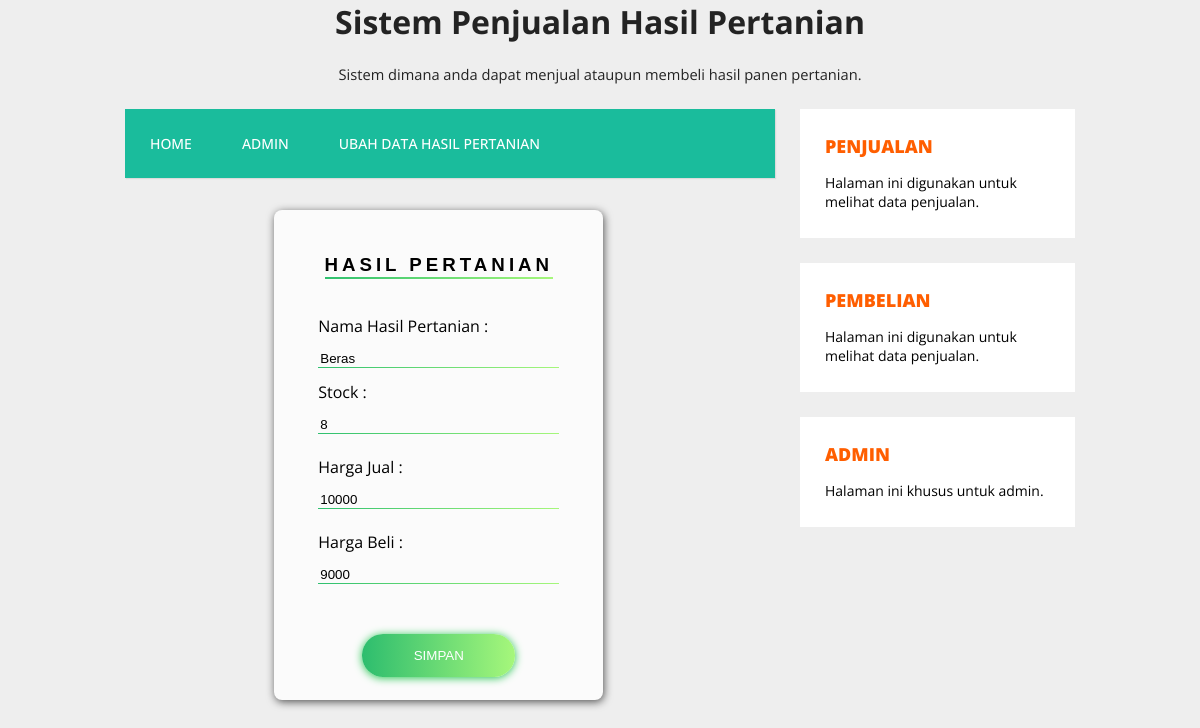
Screenshot of /edit.php?id_barang=1 (signed in) with the database file from the repository.
### tables this page shows
CREATE TABLE `barang` (
  `id_barang` int(3) NOT NULL,
  `nama_barang` varchar(50) NOT NULL,
  `stock` int(20) NOT NULL,
  `harga_jual` int(10) NOT NULL,
  `harga_beli` int(10) NOT NULL
);

### edit.php (the view, shortened to what this page needs)
<?php
include_once("config.php");
?>
<?php
if(isset($_GET['id_barang'])){
$id_barang = $_GET['id_barang'];
$result = mysqli_query($mysqli, "SELECT * FROM barang WHERE id_barang='$id_barang'") or die(mysqli_error($mysqli));
			if(mysqli_num_rows($result) == 0){
				echo '<div class="alert alert-warning">ID tidak ada dalam database.</div>';
				exit();
			}else{
				$user_data = mysqli_fetch_assoc($result);
			}
		}
?>
<html>
<head>
    <link rel="stylesheet" href="style.css" />
</head>
<body>
<header>
    <h1>Sistem Penjualan Hasil Pertanian</h1>
    <p class="deskripsi">Sistem dimana anda dapat menjual ataupun membeli hasil panen pertanian.</p>
 </header>
<div class="wrap">
 <nav class="menu">
 <ul>
      <li><a href="index.php">Home</a></li>
      <li><a href="admin.php">Admin</a></li>
      <li><a href="edit.php">Ubah Data Hasil Pertanian</a></li>
    </ul>
 </nav>
<aside class="sidebar">
 <div class="widget">
    <h2><a href="penjualan.php" id="judul">Penjualan</a></h2>
    <p>Halaman ini digunakan untuk melihat data penjualan.</p>
 </div>
 <div class="widget">
    <h2><a href="pembelian.php" id="judul">Pembelian</a></h2>
    <p>Halaman ini digunakan untuk melihat data penjualan.</p>
 </div>
 <div class="widget">
    <h2><a href="admin.php" id="judul">Admin</a></h2>
    <p>Halaman ini khusus untuk admin.</p>
 </div>
 </aside>
 <div class="konten">
 <div id="card">
    <div id="card-content">
      <div id="card-title">
        <h3>HASIL PERTANIAN</h3>
        <div class="underline-title"></div>
      </div>
      <form method="post" action="" class="form">
        <label for="user-nama_barang" style="padding-top:13px">
            Nama Hasil Pertanian :
          </label>
        <input id="user-nama_barang" class="form-content" type="text" name="nama_barang" value="<?php echo $user_data['nama_barang']; ?>" autocomplete="on" required />
        <div class="form-border"></div>
        <label for="user-stock" style="padding-top:13px">
            Stock :
          </label>
        <input id="user-stock" class="form-content" type="int" name="stock" value="<?php echo $user_data['stock']; ?>" autocomplete="on" required />
        <div class="form-border"></div>
        <label for="user-harga_jual" style="padding-top:22px">Harga Jual :
          </label>
        <input id="user-harga_jual" class="form-content" type="int" name="harga_jual" value="<?php echo $user_data['harga_jual']; ?>" autocomplete="on" required />
        <div class="form-border"></div>
        <label for="user-harga_beli" style="padding-top:22px">Harga Beli :
          </label>
        <input id="user-harga_beli" class="form-content" type="int" name="harga_beli" value="<?php echo $user_data['harga_beli']; ?>" autocomplete="on" required />
        <div class="form-border"></div>
        <input id="submit-btn" type="submit" name="edit" value="SIMPAN" />
      </form>
    </div>
  </div>
</body>
</html>

### style.css (style rules this page uses)
body { background: #eee; margin:0; font-family: 'Open Sans', sans-serif; }
header { text-align: center; color: #232323; }
header .deskripsi { font-size: 11pt; }
.wrap { width: 950px; margin:25px auto; }
nav.menu ul { overflow:hidden; color:#fff; list-style: none; float:left; padding:0; width: 650px; margin:0 0 0; background: #1abc9c; -webkit-box-shadow: 1px 1px 1px 0px rgba(204,204,204,0.55); -moz-box-shadow: 1px 1px 1px 0px rgba(204,204,204,0.55); box-shadow: 1px 1px 1px 0px rgba(204,204,204,0.55); }
nav.menu ul li { margin:0; float:left; }
nav.menu ul a { padding:25px; display:block; font-weight:500; font-size: 14px; color:#fff; text-transform: uppercase; transition: all 0.5s ease; text-decoration: none; }
.sidebar { float:right; width:275px; }
.sidebar .widget { padding:25px; margin:0 0 25px; background:#fff; border-bottom: 2px solid #fff; transition: all 0.5s ease; }
.sidebar .widget h2 { padding:0; margin:0 0 15px; font-size: 18px; font-weight:800; text-transform: uppercase; }
#judul { text-decoration: none; color:#ff5e00; }
.sidebar .widget p { font-size: 14px; }
.sidebar .widget p:last-child { margin:0; }

### edit.php (style rules this page uses)
.konten { float: center; width: 65%; padding: 5px; }
#card { background: #fbfbfb; border-radius: 8px; box-shadow: 1px 2px 8px rgba(0, 0, 0, 0.65); height: 490px; margin: 6rem auto 8.1rem auto; width: 329px; }
#card-content { padding: 12px 44px; }
#card-title { font-family: "Raleway Thin", sans-serif; letter-spacing: 4px; padding-bottom: 23px; padding-top: 13px; text-align: center; }
#submit-btn { background: -webkit-linear-gradient(right, #a6f77b, #2dbd6e); border: none; border-radius: 21px; box-shadow: 0px 1px 8px #24c64f; cursor: pointer; color: white; font-family: "Raleway SemiBold", sans-serif; height: 42.3px; margin: 0 auto; margin-top: 50px; transition: 0.25s; width: 153px; }
.form { align-items: left; display: flex; flex-direction: column; }
.form-border { background: -webkit-linear-gradient(right, #a6f77b, #2ec06f); height: 1px; width: 100%; }
.form-content { background: #fbfbfb; border: none; outline: none; padding-top: 14px; }
.underline-title { background: -webkit-linear-gradient(right, #a6f77b, #2ec06f); height: 2px; margin: -1.1rem auto 0 auto; width: 228px; }

### rows the page displays
barang: nama_barang "Beras", stock "8", harga_jual "10000", harga_beli "9000"
